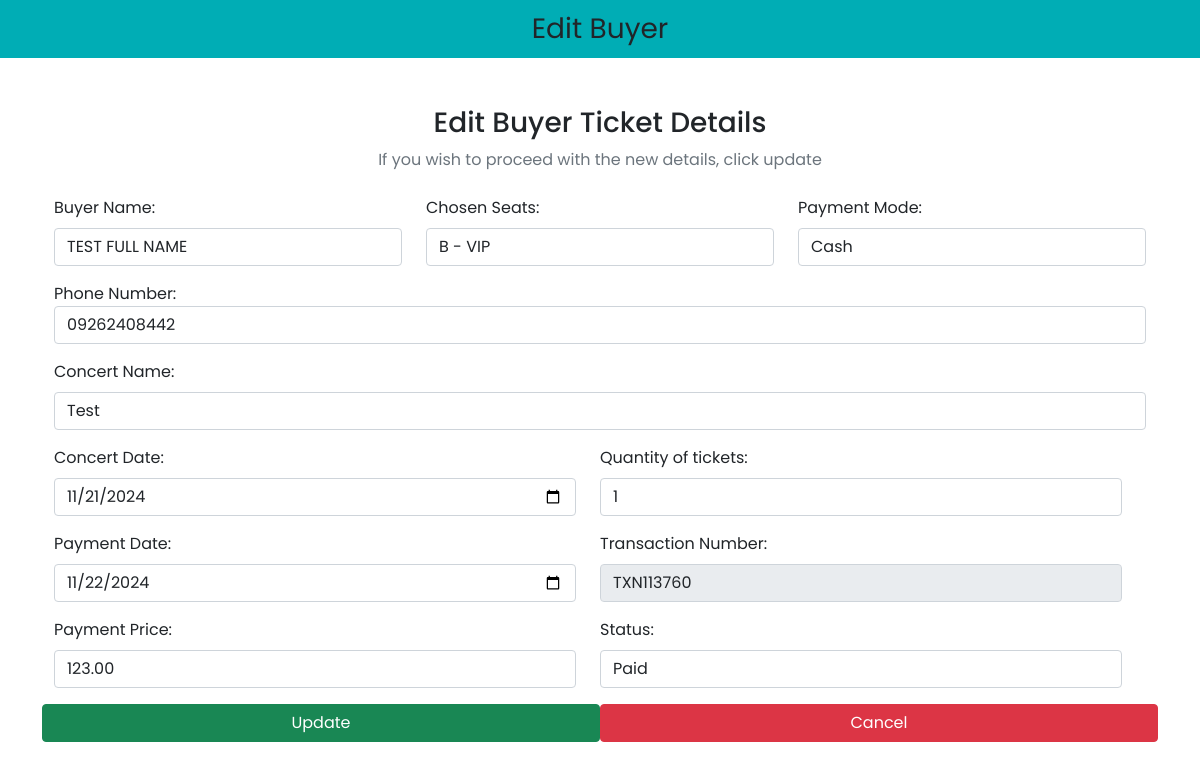
The page /adminside/editbuyer.php?id=2&concert_id=1&transaction_no=TXN113760 on the database its author committed.
### tables this page shows
CREATE TABLE IF NOT EXISTS `tblbuyer` (
  `buyer_id` int NOT NULL AUTO_INCREMENT,
  `buyer_name` varchar(255) NOT NULL,
  `buyer_chosenseats` varchar(255) NOT NULL,
  `payment_mode` varchar(50) NOT NULL,
  `buyer_phonenum` varchar(20) NOT NULL,
  `concert_name` varchar(255) NOT NULL,
  `concert_date` date NOT NULL,
  `tickets_qty` int NOT NULL,
  `payment_date` date NOT NULL,
  `transaction_no` varchar(255) NOT NULL,
  `payment_price` decimal(10,2) NOT NULL,
  `status` varchar(50) NOT NULL,
  `concert_id` int NOT NULL,
  PRIMARY KEY (`buyer_id`)
);

### adminside/editbuyer.php (the view, shortened to what this page needs)
<?php
include "config.php";
?>
<!DOCTYPE html>
<html lang="en">
<head>
    <link href="https://cdn.jsdelivr.net/npm/bootstrap@5.1.3/dist/css/bootstrap.min.css" rel="stylesheet"
>
    <link rel="stylesheet" href="https://cdnjs.cloudflare.com/ajax/libs/font-awesome/6.5.0/css/all.min.css"
 />
</head>
<body>
    <nav class="navbar navbar-light justify-content-center fs-3 mb-5" style="background-color: #00ADB5;">
        Edit Buyer
    </nav>
    <div class="container">
        <div class="text-center mb-4">
            <h3> Edit Buyer Ticket Details </h4>
                <p class="text-muted">If you wish to proceed with the new details, click update</p>
        </div>
        <?php
        $id = isset($_GET['id']) ? intval($_GET['id']) : 0;
        $concert_id = isset($_GET['concert_id']) ? intval($_GET['concert_id']) : 0;
        $transaction_no = isset($_GET['transaction_no']) ? mysqli_real_escape_string($conn, $_GET['transaction_no']) : '';
        if($id > 0 && $concert_id > 0 && !empty($transaction_no)) {
            $query = "SELECT * FROM tblbuyer WHERE buyer_id = $id AND concert_id = $concert_id AND transaction_no = '$transaction_no' LIMIT 1";
            $result = mysqli_query($conn, $query);
            if($result && mysqli_num_rows($result) > 0) {
                $row = mysqli_fetch_assoc($result);
            } else {
                echo "Selected row not found!";
            }
        } else {
            echo "Invalid ID, concert ID, or transaction number!";
        }
        ?>
        <div class="container d-flex justify-content-center">
            <form action="" method="post" style="width:500vw; min-width:300px;">
                <div class="row">
                    <div class="form-group col">
                        <label class="form-label">Buyer Name: </label>
                        <input type="text" maxlength="50" class="form-control" name="buyer_bname"
                            value="<?php echo $row['buyer_name'] ?>" required>
                    </div>
                    <div class="form-group col mb-3">
                        <label class="form-label">Chosen Seats: </label>
                        <input type="text" maxlength="250" class="form-control" name="buyer_cseats"
                            value="<?php echo $row['buyer_chosenseats'] ?>" required>
                    </div>
                    <div class="form-group  mb-3 col">
                        <label class="form-label">Payment Mode: </label>
                        <input type="text" maxlength="50" class="form-control" name="buyer_paymentmode"
                            value="<?php echo $row['payment_mode'] ?>" required>
                    </div>
                    <div class="form-group mb-3 ">
                        <label clas="form-label">Phone Number: </label>
                        <input type="number" class="form-control" maxlength="11" name="buyer_pnum"
                            value="<?php echo $row['buyer_phonenum'] ?>" required>
                    </div>
                    <div class="form-group mb-3 col">
                        <label class="form-label">Concert Name: </label>
                        <input type="text" maxlength="50" class="form-control" name="buyer_cname"
                            value="<?php echo $row['concert_name'] ?>" required>
                    </div>
                    <div class="row">
                        <div class=" mb-3 col">
                            <label class="form-label">Concert Date: </label>
                            <input type="date" class="form-control" name="buyer_cdate"
                                value="<?php echo $row['concert_date'] ?>" required>
                        </div>
                        <div class=" mb-3 col">
                            <label class="form-label">Quantity of tickets: </label>
                            <input type="number" class="form-control" name="buyer_ticketsqty"
                                value="<?php echo $row['tickets_qty'] ?>" required>
                        </div>
                    </div>
                    <div class="row">
                        <div class="form-group mb-3 col">
                            <label class="form-label">Payment Date: </label>
                            <input type="date" class="form-control" name="buyer_update"
                                value="<?php echo $row['payment_date'] ?>" required>
                        </div>
                        <div class="form-group mb-3 col">
                            <label class="form-label">Transaction Number: </label>
                            <input type="text" maxlength="50" class="form-control" name="buyer_transno" maxlength="10"
                                value="<?php echo $row['transaction_no'] ?>" readonly>
                        </div>
                    </div>
                    <div class="row">
                        <div class="form-group mb-3 col">
                            <label class="form-label">Payment Price: </label>
                            <input type="text" class="form-control" name="buyer_pprice"
                                value="<?php echo $row['payment_price'] ?>" required>
                        </div>
                        <div class="form-group mb-3 col">
                            <label class="form-label">Status: </label>
                            <select class="form-control" name="buyer_status">
                                <option value="Paid" <?php echo ($row['status'] == 'Paid') ? 'selected' : ''; ?>>Paid
                                </option>
                            </select>
                        </div>
                    </div>
                    <button type="submit" class="btn btn-success col" name="submit">Update</button>
                    <a href="viewbuyer.php" class="btn btn-danger col">Cancel</a>
            </form>
        </div>
    </div>
</body>
</html>

### adminside/editbuyer.php (style rules this page uses)
* { margin: 0; padding: 0; font-family: 'Poppins', sans-serif; box-sizing: border-box; }

### rows shown on the page
tblbuyer: buyer_bname "TEST FULL NAME", buyer_cseats "B - VIP", buyer_paymentmode "Cash", buyer_pnum "09262408442", buyer_cname "Test", buyer_cdate "11/21/2024", buyer_ticketsqty "1", buyer_update "11/22/2024", buyer_transno "TXN113760", buyer_pprice "123.00", buyer_status "Paid"
